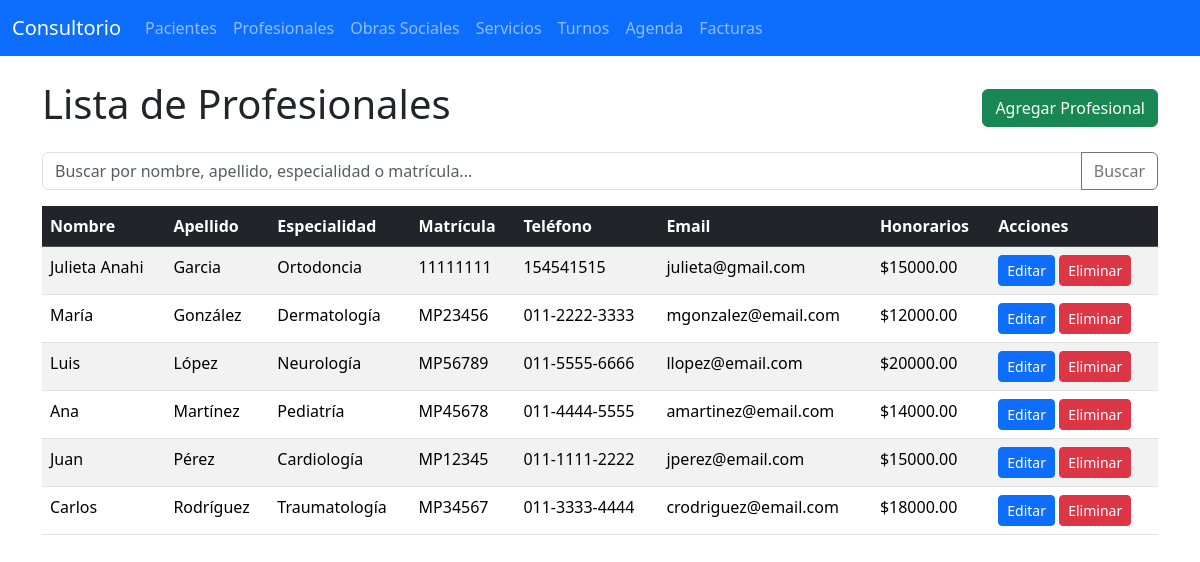
Page /profesionales on the committed database.
### tables this page shows
CREATE TABLE profesionales (
                id INTEGER PRIMARY KEY AUTOINCREMENT,
                nombre TEXT NOT NULL,
                apellido TEXT NOT NULL,
                especialidad TEXT NOT NULL,
                matricula TEXT UNIQUE NOT NULL,
                telefono TEXT,
                email TEXT,
                honorarios REAL DEFAULT 0
            );

### app.py (the view)
@app.route('/profesionales')
def list_profesionales():
    conn = get_db_connection()
    profesionales = conn.execute('SELECT * FROM profesionales ORDER BY apellido, nombre').fetchall()
    conn.close()
    return render_template('profesionales/list.html', profesionales=profesionales)

### app.py (called while the page is built)
def get_db_connection():
    conn = sqlite3.connect(DATABASE)
    conn.row_factory = sqlite3.Row
    return conn

### templates/profesionales/list.html (shortened to what this page needs)
{% extends 'layout.html' %}
{% block content %}
    <div class="d-flex justify-content-between align-items-center mb-3">
        <h1>Lista de Profesionales</h1>
        <a href="{{ url_for('add_profesional') }}" class="btn btn-success">Agregar Profesional</a>
    </div>
    <form action="{{ url_for('search_profesional') }}" method="post" class="mb-3">
        <div class="input-group">
            <input type="text" name="search_term" class="form-control" placeholder="Buscar por nombre, apellido, especialidad o matrícula...">
            <button class="btn btn-outline-secondary" type="submit">Buscar</button>
        </div>
    </form>
    <div class="table-responsive">
        <table class="table table-striped table-hover">
            <thead class="table-dark">
                <tr>
                    <th>Nombre</th>
                    <th>Apellido</th>
                    <th>Especialidad</th>
                    <th>Matrícula</th>
                    <th>Teléfono</th>
                    <th>Email</th>
                    <th>Honorarios</th>
                    <th>Acciones</th>
                </tr>
            </thead>
            <tbody>
                {% for profesional in profesionales %}
                <tr>
                    <td>{{ profesional['nombre'] }}</td>
                    <td>{{ profesional['apellido'] }}</td>
                    <td>{{ profesional['especialidad'] }}</td>
                    <td>{{ profesional['matricula'] }}</td>
                    <td>{{ profesional['telefono'] }}</td>
                    <td>{{ profesional['email'] }}</td>
                    <td>${{ "%.2f"|format(profesional['honorarios']) }}</td>
                    <td>
                        <a href="{{ url_for('edit_profesional', id=profesional['id']) }}" class="btn btn-primary btn-sm">Editar</a>
                        <form action="{{ url_for('delete_profesional', id=profesional['id']) }}" method="post" class="d-inline" onsubmit="return confirm('¿Está seguro de que desea eliminar este profesional?');">
                            <button type="submit" class="btn btn-danger btn-sm">Eliminar</button>
                        </form>
                    </td>
                </tr>
                {% else %}
                <tr>
                    <td colspan="8" class="text-center">No se encontraron profesionales.</td>
                </tr>
                {% endfor %}
            </tbody>
        </table>
    </div>
{% endblock %}

### rows in the picture
profesionales: nombre "Julieta Anahi", apellido "Garcia", especialidad "Ortodoncia", matricula "11111111", telefono "154541515", email "julieta@gmail.com", honorarios "15000.00"
profesionales: nombre "María", apellido "González", especialidad "Dermatología", matricula "MP23456", telefono "011-2222-3333", email "mgonzalez@email.com", honorarios "12000.00"
profesionales: nombre "Luis", apellido "López", especialidad "Neurología", matricula "MP56789", telefono "011-5555-6666", email "llopez@email.com", honorarios "20000.00"
profesionales: nombre "Ana", apellido "Martínez", especialidad "Pediatría", matricula "MP45678", telefono "011-4444-5555", email "amartinez@email.com", honorarios "14000.00"
profesionales: nombre "Juan", apellido "Pérez", especialidad "Cardiología", matricula "MP12345", telefono "011-1111-2222", email "jperez@email.com", honorarios "15000.00"
profesionales: nombre "Carlos", apellido "Rodríguez", especialidad "Traumatología", matricula "MP34567", telefono "011-3333-4444", email "crodriguez@email.com", honorarios "18000.00"
